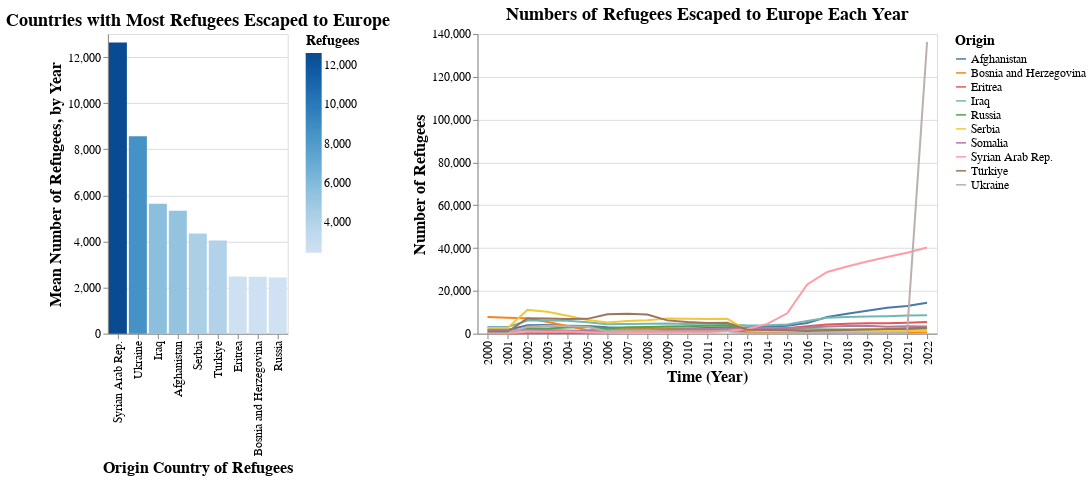

The cell this chart's notebook holds for it:
### Markdown cell above
Method: Linked bar chart and line chart

The linked chart is created using Altair, looking for the countries with most refugees escaped to Europe, and European countries that offer asylum to most refugees. Selection feature is added into the charts, so with a click on the bars we can see how the number of refugees change over time.

### Code cell
selection = alt.selection_single(fields=["Origin"], name="random")
color = alt.condition(selection, "Refugees", alt.value("lightgrey"))
bar1 = (alt.Chart(df_europe_ori_mean)
        .mark_bar()
        .encode(x=alt.X("Origin:N", sort=alt.EncodingSortField(field="Refugees", op="mean", order="descending")),
                y=alt.Y("mean(Refugees):Q"),
                color=color
        )
).transform_window(
    rank='rank(Refugees)',
    sort=[alt.SortField("Refugees", order="descending")]
).transform_filter(
    (alt.datum.rank < 10)
).add_selection(selection)
bar1.title = "Countries with Most Refugees Escaped to Europe"
bar1.encoding.x.title = "Origin Country of Refugees"
bar1.encoding.y.title = "Mean Number of Refugees, by Year"


color1 = alt.condition(selection, alt.Color("Origin:N"), alt.value("white"))
opacity1 = alt.condition(selection, alt.value(1.0), alt.value(0.0))
line1 = (alt.Chart(df_europe_ori_year)
        .mark_line().encode(
                x=alt.X('Year:O'),
                y=alt.Y("Refugees:Q"),
                color=color1,
                opacity=opacity1
        )
).add_selection(selection)
line1.title = "Numbers of Refugees Escaped to Europe Each Year"
line1.encoding.x.title = "Time (Year)"
line1.encoding.y.title = "Number of Refugees"

alt.hconcat(bar1, line1).configure_axis(
    labelFontSize=12,
    titleFontSize=16
).configure_title(
    fontSize=18
).configure_legend(
    titleFontSize=14,
    labelFontSize=12
)

### Figure 1 — Vega-Lite specification as saved in the notebook (floating-point values rounded to 4 significant figures; data arrays with more than 128 entries replaced by an {"elided": "..."} marker saying what was removed)
{"config": {"view": {"continuousWidth": 400, "continuousHeight": 300}, "axis": {"labelFontSize": 12, "titleFontSize": 16}, "legend": {"labelFontSize": 12, "titleFontSize": 14}, "title": {"fontSize": 18}}, "hconcat": [{"data": {"name": "data-eb30077662bd0a5402267d6b760d3045"}, "mark": "bar", "encoding": {"color": {"condition": {"field": "Refugees", "type": "quantitative", "selection": "random"}, "value": "lightgrey"}, "x": {"field": "Origin", "sort": {"field": "Refugees", "op": "mean", "order": "descending"}, "title": "Origin Country of Refugees", "type": "nominal"}, "y": {"aggregate": "mean", "field": "Refugees", "title": "Mean Number of Refugees, by Year", "type": "quantitative"}}, "selection": {"random": {"type": "single", "fields": ["Origin"]}}, "title": "Countries with Most Refugees Escaped to Europe", "transform": [{"window": [{"op": "rank", "field": "Refugees", "as": "rank"}], "sort": [{"field": "Refugees", "order": "descending"}]}, {"filter": "(datum.rank < 10)"}]}, {"data": {"name": "data-2cfa6998cfff2c2cca6a9c5ddddf9cea"}, "mark": "line", "encoding": {"color": {"condition": {"field": "Origin", "type": "nominal", "selection": "random"}, "value": "white"}, "opacity": {"condition": {"value": 1.0, "selection": "random"}, "value": 0.0}, "x": {"field": "Year", "title": "Time (Year)", "type": "ordinal"}, "y": {"field": "Refugees", "title": "Number of Refugees", "type": "quantitative"}}, "selection": {"random": {"type": "single", "fields": ["Origin"]}}, "title": "Numbers of Refugees Escaped to Europe Each Year"}], "$schema": "https://vega.github.io/schema/vega-lite/v4.17.0.json", "datasets": {"data-eb30077662bd0a5402267d6b760d3045": {"elided": "193 records"}, "data-2cfa6998cfff2c2cca6a9c5ddddf9cea": {"elided": "230 records"}}}
